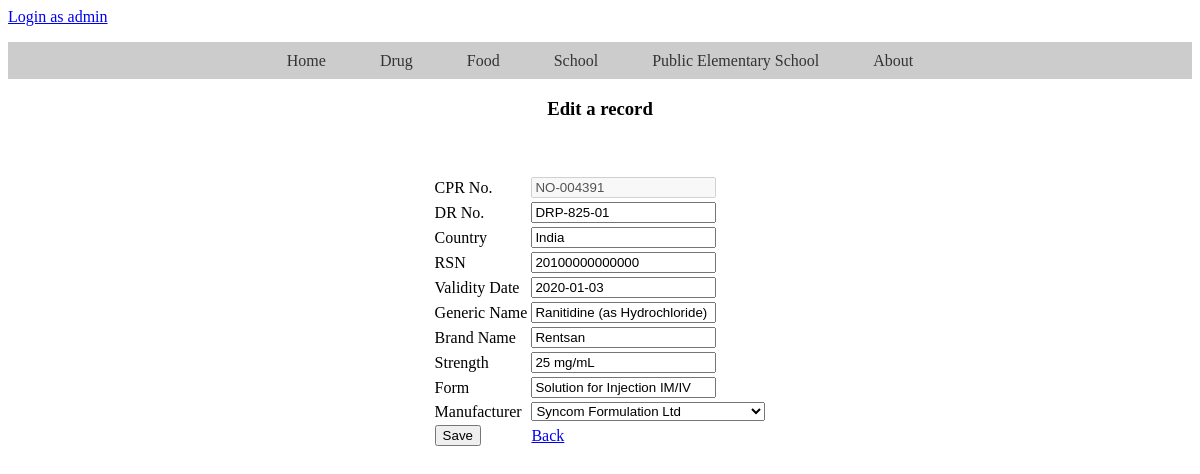
Screenshot of /edit/edit-drug.php?cpr_no=NO-004391 with the database file from the repository.
### tables this page shows
CREATE TABLE Drug(industry_id int, cpr_no varchar(50), dr_no varchar(50), country varchar(50), rsn varchar(50),validity_date date,generic_name varchar(200),brand_name varchar(200),strength varchar(50),form varchar(50), index idx_cpr_no(cpr_no), primary key (industry_id, cpr_no), foreign key (industry_id) references Industry(industry_id) on update cascade on delete cascade );

### edit/edit-drug.php (the view, shortened to what this page needs)
<!DOCTYPE html>
<html lang="en">
<head>
	<link   href="/IS/css/topnav.css" rel="stylesheet">
</head>
<body>
   <?php
		include("../topnav.php");
		function generateForm($cpr_no,  $curr_dr_no, $curr_country, $curr_rsn, $curr_validity_date, $curr_generic_name, $curr_brand_name,$curr_strength, $curr_form, $curr_manu){
			$manuList = "<option value='null'></option>";
			include('../connect.php');
			$sql = "SELECT * FROM Manufacturer ORDER BY name";
			$result = $conn->query($sql);
			while($row = mysqli_fetch_array($result)){
				$isSelected = ($curr_manu == $row['manu_no'])? "selected = 'selected'" : null;
				$manuList .= "<option value=".$row['manu_no']. " ".$isSelected.">".$row['name']."</option>";
			}
			return "<center><h3>Edit a record</h3>
		<form action = 'edit-drug.php?cpr_no=$cpr_no' method='post'>
		<table>
        	<tr>
	  			<td>CPR No.</td>
                <td><input name='cpr_no' type='text'  value='".$cpr_no."' disabled></td>
			</tr>
			<tr>
   				<td>DR No.</td>
            	<td><input name='new_dr_no' type='text' value='".$curr_dr_no."' ></td>
            </tr>
        	<tr>
	  			<td>Country</td>
                <td><input name='new_country' type='text'  value='".$curr_country."' ></td>
			</tr>
        	<tr>
	  			<td>RSN</td>
                <td><input name='new_rsn' type='text'  value='".$curr_rsn."' ></td>
			</tr>
			<tr>
   				<td>Validity Date</td>
            	<td><input name='new_validity_date' type='text' value='".$curr_validity_date."' ></td>
            </tr>
			<tr>
   				<td>Generic Name</td>
            	<td><input name='new_generic_name' type='text' value='".$curr_generic_name."' ></td>
            </tr>
			<tr>
   				<td>Brand Name</td>
            	<td><input name='new_brand_name' type='text' value='".$curr_brand_name."' ></td>
            </tr>
			<tr>
   				<td>Strength</td>
            	<td><input name='new_strength' type='text' value='".$curr_strength."' ></td>
            </tr>
			<tr>
   				<td>Form</td>
            	<td><input name='new_form' type='text' value='".$curr_form."' ></td>
            </tr>
			<tr>
   				<td>Manufacturer</td>
            	<td><select name='new_manu'>{$manuList}</select></td>
            </tr>
			<tr>
				<td><input  type='submit' name='edit_drug' value='Save'/></td>
                <td><a class='btn' href='/IS/reports/drug.php'>Back</a></td>
			</tr>
		</table> </form></center>";
		}
		$cpr_no = null;
		if ( !empty($_GET['cpr_no'])) {
			$cpr_no = $_REQUEST['cpr_no'];
		}
		if($cpr_no == null){
			header("Location: /IS/reports/drug.php");
		}else{
			include("../connect.php");
			$sql = "SELECT * from Drug WHERE cpr_no = '{$cpr_no}'";
			$result = $conn->query($sql);
			$row = mysqli_fetch_array($result);
			$curr_dr_no = $row['dr_no'];
			$curr_country = $row['country'];
			$curr_rsn = $row['rsn'];
			$curr_validity_date = $row['validity_date'];
			$curr_generic_name = $row['generic_name'];
			$curr_brand_name = $row['brand_name'];
			$curr_strength = $row['strength'];
			$curr_form = $row['form'];
			$manuSql = "SELECT manu_no FROM Manufactures WHERE drug_cpr_no = '{$cpr_no}'";
			$manuResult = $conn->query($manuSql);
			$manuRow = mysqli_fetch_array($manuResult);
			$curr_manu = $manuRow['manu_no'];
		}
		if($_POST['edit_drug']){
			$new_dr_no = $_POST['new_dr_no'];
			$new_country = $_POST['new_country'];
			$new_rsn = $_POST['new_rsn'];
			$new_validity_date = $_POST['new_validity_date'];
			$new_generic_name = $_POST['new_generic_name'];
			$new_brand_name = $_POST['new_brand_name'];
			$new_strength = $_POST['new_strength'];
			$new_form = $_POST['new_form'];
			$new_manu = $_POST['new_manu'];
			include('../connect.php');
			if(!mysqli_query($conn, "UPDATE Drug SET dr_no = '{$new_dr_no}'
					, country = '{$new_country}'
					, rsn = '{$new_rsn}'
					, validity_date = '{$new_validity_date}'
					, generic_name = '{$new_generic_name}'
					, brand_name = '{$new_brand_name}'
					, strength = '{$new_strength}'
					, form = '{$new_form}'
					WHERE cpr_no = '{$cpr_no}'")){
				echo "Error description: " . mysqli_error($conn) . "<br>". generateForm($cpr_no, $new_dr_no, $new_country, $new_rsn, $new_validity_date, $new_generic_name, $new_brand_name,$new_strength, $new_form, $new_manu);
			} else {
				if($curr_manu != $new_manu){
					mysqli_query($conn, "DELETE FROM Manufactures WHERE drug_cpr_no = '{$cpr_no}' AND manu_no = '{$curr_manu}'");
					mysqli_query($conn, "INSERT INTO Manufactures VALUES ('{$cpr_no}', '0', '{$new_manu}')");
				}
				echo "Successfully edited a drug! <br/>" . generateForm($cpr_no, $new_dr_no, $new_country, $new_rsn, $new_validity_date, $new_generic_name, $new_brand_name,$new_strength, $new_form, $new_manu);
			}
			mysqli_close($conn);
		} else{
			echo  generateForm($cpr_no, $curr_dr_no, $curr_country, $curr_rsn, $curr_validity_date, $curr_generic_name, $curr_brand_name,$curr_strength, $curr_form, $curr_manu);
		}
	?>
  </body>
</html>

### css/topnav.css (style rules this page uses)
html { background-color: white; }

### rows the page displays
drug: new_dr_no "DRP-825-01", new_country "India", new_rsn "20100000000000", new_validity_date "2020-01-03", new_generic_name "Ranitidine (as Hydrochloride)", new_brand_name "Rentsan", new_strength "25 mg/mL", new_form "Solution for Injection IM/IV"

### other values shown
form field new_manu "Syncom Formulation Ltd"
